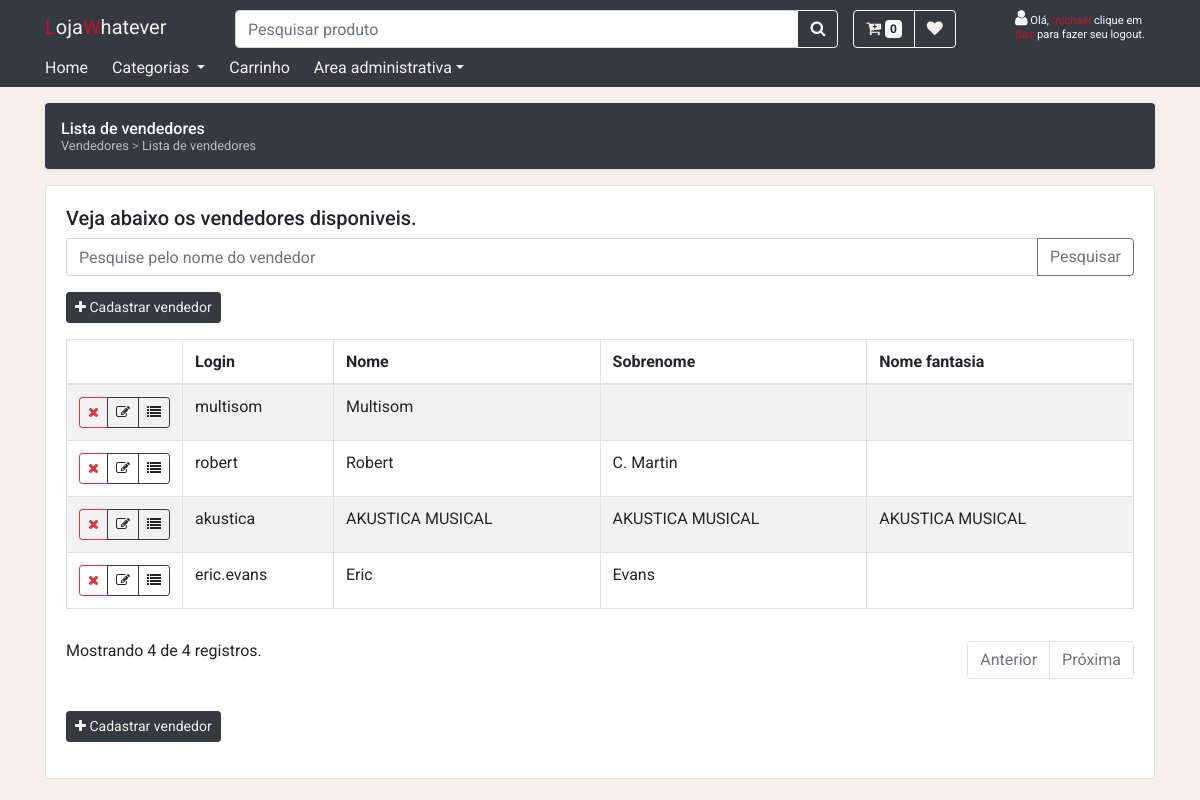
Screenshot of /admin/vendedor (signed in) with the database file from the repository.
### tables this page shows
CREATE TABLE `sellers` (
  `SellerId` int(11) NOT NULL AUTO_INCREMENT,
  `Age` int(11) DEFAULT NULL,
  `Email` varchar(100) DEFAULT NULL,
  `DateOfBirth` datetime DEFAULT NULL,
  `WebSite` varchar(255) DEFAULT NULL,
  `Company` varchar(150) DEFAULT NULL,
  `CNPJ` varchar(150) DEFAULT NULL,
  `BranchOfActivity` varchar(150) DEFAULT NULL,
  `FantasyName` varchar(150) DEFAULT NULL,
  `UserId` int(11) DEFAULT NULL,
  PRIMARY KEY (`SellerId`),
  KEY `UserId` (`UserId`),
  CONSTRAINT `sellers_ibfk_1` FOREIGN KEY (`UserId`) REFERENCES `users` (`userid`)
);

CREATE TABLE `users` (
  `UserId` int(11) NOT NULL AUTO_INCREMENT,
  `Login` varchar(100) NOT NULL,
  `Password` varchar(255) NOT NULL,
  `Name` varchar(255) NOT NULL,
  `Role` varchar(45) NOT NULL,
  `Cpf` varchar(14) DEFAULT NULL,
  `LastName` varchar(100) DEFAULT NULL,
  PRIMARY KEY (`UserId`),
  UNIQUE KEY `Login` (`Login`)
);

### controllers/sellers/SellerListController.php (called while the page is built, shortened)
<?php
class SellerListController implements IBaseController
{
    private $_sellerService;
    public function __construct($factory)
    {
        $this->_sellerService = new SellerService($factory);
    }
    public function proccessRequest(): void
    {
        $paginatedResults = $this->_sellerService->getAllPaginated();
        $sellers = $paginatedResults->results;
        require "views/admin/sellers/lista.php";
    }
}

### index.php (called while the page is built, shortened)
<?php
require_once './infra/configs/autoload.php';
$factory = new infra\MySqlRepositoryFactory();
$controlador = new $controllerAlvo($factory);
$controlador->proccessRequest();

### infra/configs/autoload.php (called while the page is built, shortened)
<?php
    function load($namespace)
    {
        $namespace = str_replace("\\" , "/", $namespace);
        $caminhoAbsoluto = __DIR__ . "../../../" . $namespace . ".php";
        return include_once $caminhoAbsoluto;
    }
?>

### infra/MySqlRepositoryFactory.php (called while the page is built, shortened)
<?php
class MySqlRepositoryFactory extends RepositoryFactory
{
    private $host = "localhost";
    private $db_name = "examplemarketplace";
    private $port = "3306";
    private $username = "examplemarketplace";
    private $password = "Teste@123";
    public function getConnection()
    {
        $this->conn = null;
        try {
            $this->conn = new PDO(
                "mysql:host=" . $this->host .
                    ";port=" . $this->port .
                    ";dbname=" . $this->db_name,
                $this->username,
                $this->password
            );
        } catch (PDOException $exception) {
            $exception->getMessage();
        }
        return $this->conn;
    }
    public function getStateRepository()
    {
        return new StateRepository($this->getConnection());
    }
    public function getUserRepository()
    {
        return new UserRepository($this->getConnection());
    }
    public function getProductRepository()
    {
        return new ProductRepository($this->getConnection());
    }
    public function getSellerRepository()
    {
        return new SellerRepository($this->getConnection());
    }
    public function getAddressRepository()
    {
        return new AddressRepository($this->getConnection());
    }
}

### services/SellerService.php (called while the page is built, shortened)
<?php
class SellerService
{
    private $_repoSeller;
    public function __construct($factory)
    {
        $this->_repoSeller = $factory->getSellerRepository();
    }
    public function getAllPaginated()
    {
        $page = 1;
        $search = null;
        $paginatedResults = $this->_repoSeller->getAll($page, $search, 5);
        return $paginatedResults;
    }
}

### infra/MySqlRepository.php (called while the page is built, shortened)
<?php
abstract class MySqlRepository
{
    public function __construct($conn)
    {
        $this->conn = $conn;
    }
}

### infra/repositories/SellerRepository.php (called while the page is built, shortened)
<?php
class SellerRepository extends MySqlRepository implements ISellerRepository
{
    public function total($search)
    {
        if (is_null($search) || $search === "") {
            $stmt = $this->conn->prepare(
                "SELECT count(SellerId) as total FROM Sellers "
            );
            $stmt->execute();
            $total = $stmt->fetch();
            return intval($total["total"]);
        }
    }
    public function getAll($page, $search, $pageSize)
    {
        $skipNumber = 0;
        if (!is_null($page) && $page > 0)
            $skipNumber = $pageSize * ($page - 1);
        $total = $this->total($search);
        $usersResults = null;
        if (is_null($search) ||  $search === "") {
            $stmt = $this->conn->prepare(
                "SELECT
                        s.SellerId, u.Name as Name, u.LastName as LastName, s.Company as Company,
                        s.FantasyName as FantasyName,  u.Login as Login, u.userId as userId
                    from Users u
                    inner join Sellers s on u.userid = s.userid
                    where u.role = 'vendedor'
                    limit :pageSize OFFSET :skipNumber "
            );
            $stmt->bindValue(':pageSize', intval(trim($pageSize)), PDO::PARAM_INT);
            $stmt->bindValue(':skipNumber', intval(trim($skipNumber)), PDO::PARAM_INT);
            $stmt->execute();
            $usersResults = $stmt->fetchAll();
        }
        $sellers = array();
        foreach ($usersResults as $row) {
            $sellers[] = new Seller(
                $row["SellerId"],
                $row["Name"],
                $row["LastName"],
                $row["Company"],
                $row["FantasyName"],
                $row["Login"],
                $row["userId"]
            );
        }
        return  new PaginatedResults(
            $sellers,
            $total,
            count($sellers),
            $page,
            $pageSize,
            "/admin/vendedor?p="
        );
    }
}

### models/PaginatedResults.php (called while the page is built, shortened)
<?php
    class PaginatedResults
    {
        public function __construct($results, $qtdTotal, $qtdTotalFiltered,  $page,$pageSize,$urlPagina)
        {
            $this->results = $results;
            $this->page = $page;
            $this->numberOfPages = ceil($qtdTotal / $pageSize);
            $this->hasPreviousPage= ($this->numberOfPages > 1 && $page > 1) ? true : false;
            $this->hasNextPage = (intval($this->numberOfPages) > intval($page)) ? true : false;
        }
    }

### models/Seller.php (called while the page is built, shortened)
<?php
    class Seller
    {
        private $_sellerId;
        private $_name;
        private $_lastName;
        private $_fantasyName;
        private $_login;
        public function __construct(
            $sellerId, $name, $lastName, $company, $fantasyName,  $login, $userId)
        {
            $this->_sellerId = $sellerId;
            $this->_name = $name;
            $this->_lastName = $lastName;
            $this->_fantasyName = $fantasyName;
            $this->_login = $login;
        }
        public function getLogin()
        {
            return $this->_login;
        }
        public function getSellerId()
        {
            return $this->_sellerId;
        }
        public function getName()
        {
            return $this->_name;
        }
        public function getLastName()
        {
            return $this->_lastName;
        }
        public function getFantasyName()
        {
            return $this->_fantasyName;
        }
    }
?>

### views/admin/sellers/lista-table.php (the view)
<div class="row">
    <div class="col-md-12">
        <table id="tb-sellers" data-page="0" class="table table-bordered table-hovered table-striped">
            <thead>
                <tr>
                    <th width="10%"></th>
                    <th>Login</th>
                    <th>Nome</th>
                    <th>Sobrenome</th>
                    <th>Nome fantasia</th>
                </tr>
            </thead>
            <tbody>
                <?php  if (count($sellers) == 0) : ?>
                    <tr>
                        <td colspan="5">Nenhum registro cadastrado.</td>
                    </tr>
                <?php else  :?>
                    <?php foreach ($sellers as $seller): ?>
                        <tr>
                            <td>
                                <div class="btn-group">
                                    <button class='btn btn-sm btn-outline-danger btn-delete'
                                        data-id="<?php echo $seller->getSellerId(); ?>">
                                        <i class="fa fa-remove"></i>
                                    </button>
                                    <a class='btn btn-sm btn-outline-dark'
                                        href="/admin/vendedor/editar?id=<?php echo $seller->getSellerId(); ?>">
                                        <i class="fa fa-edit" ></i>
                                    </a>
                                    <a class='btn btn-sm btn-outline-dark'
                                        href="/admin/vendedor/detalhes?id=<?php echo $seller->getSellerId(); ?>">
                                        <i class="fa fa-list" ></i>
                                    </a>
                                </div>
                            </td>
                            <td><?php echo $seller->getLogin(); ?></td>
                            <td><?php echo $seller->getName(); ?></td>
                            <td><?php echo $seller->getLastName(); ?></td>
                            <td><?php echo $seller->getFantasyName(); ?></td>
                        </tr>
                    <?php endforeach?>
                <?php endif ?>
            </tbody>
        </table>
    </div>
</div>
<div class="row">
    <div class="col-md-12">
        <?php require_once './views/partials/pagination-admin-controlls.php' ?>
    </div>
</div>

### assets/css/estilos.css (style rules this page uses)
:root { --primary-color:#C01327; --second-color:#F5F0EC; --default-color:#212529; --ts-time:.4s; }
body { font-family: 'Roboto', sans-serif; background-color: #F5F0EC; line-height: normal; }
.table a:link,.table a:visited,.table a:hover,.table a:active { color:var(--default-color); }

### rows the page displays
sellers: UserId.Login "multisom", UserId.Name "Multisom"
sellers: UserId.Login "robert", UserId.Name "Robert", UserId.LastName "C. Martin"
sellers: UserId.Login "akustica", UserId.Name "AKUSTICA MUSICAL", UserId.LastName "AKUSTICA MUSICAL", FantasyName "AKUSTICA MUSICAL"
sellers: UserId.Login "eric.evans", UserId.Name "Eric", UserId.LastName "Evans"

### other values shown
$paginatedResults->qtdTotalFiltered "4"
$paginatedResults->qtdTotal "4"
